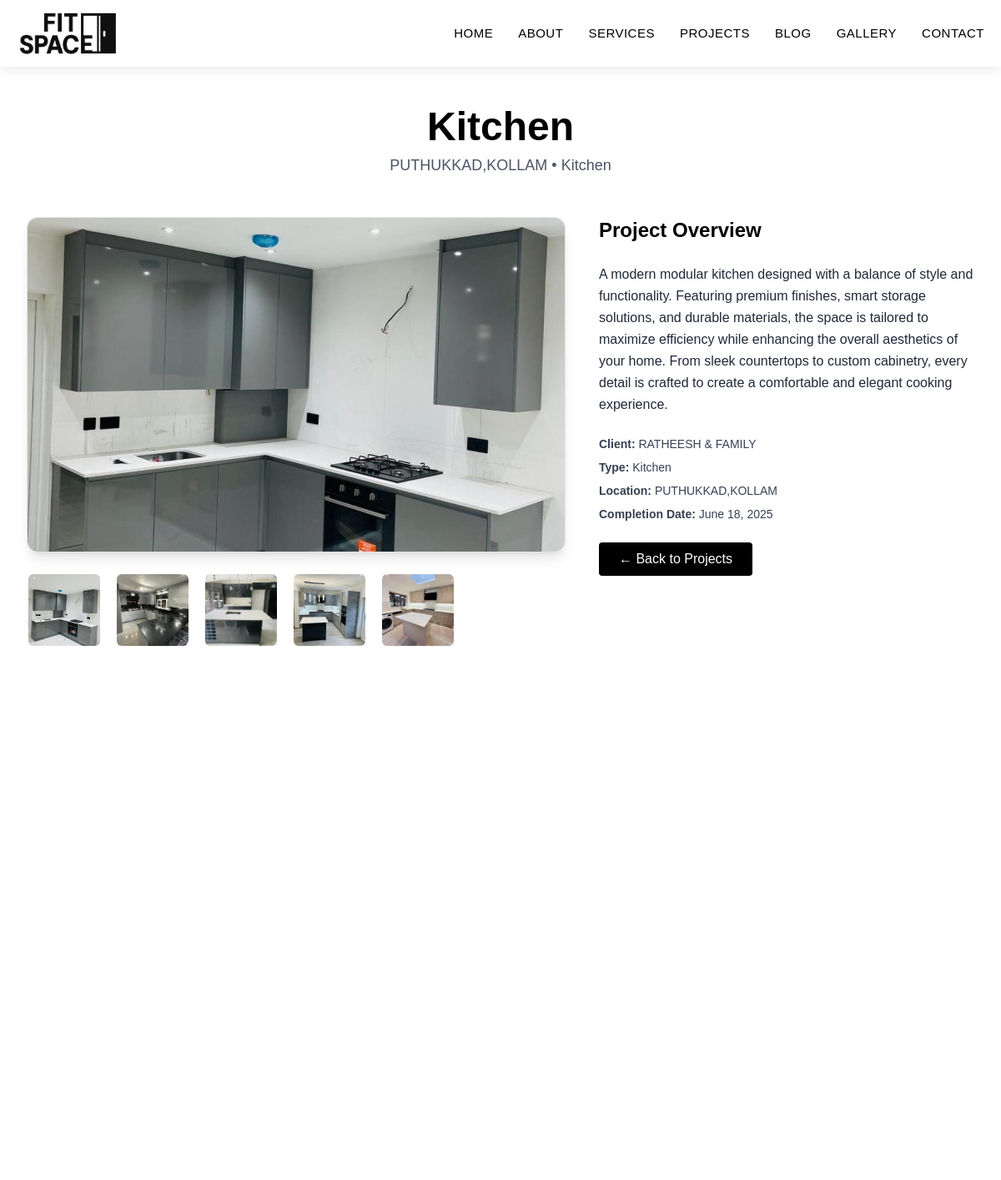
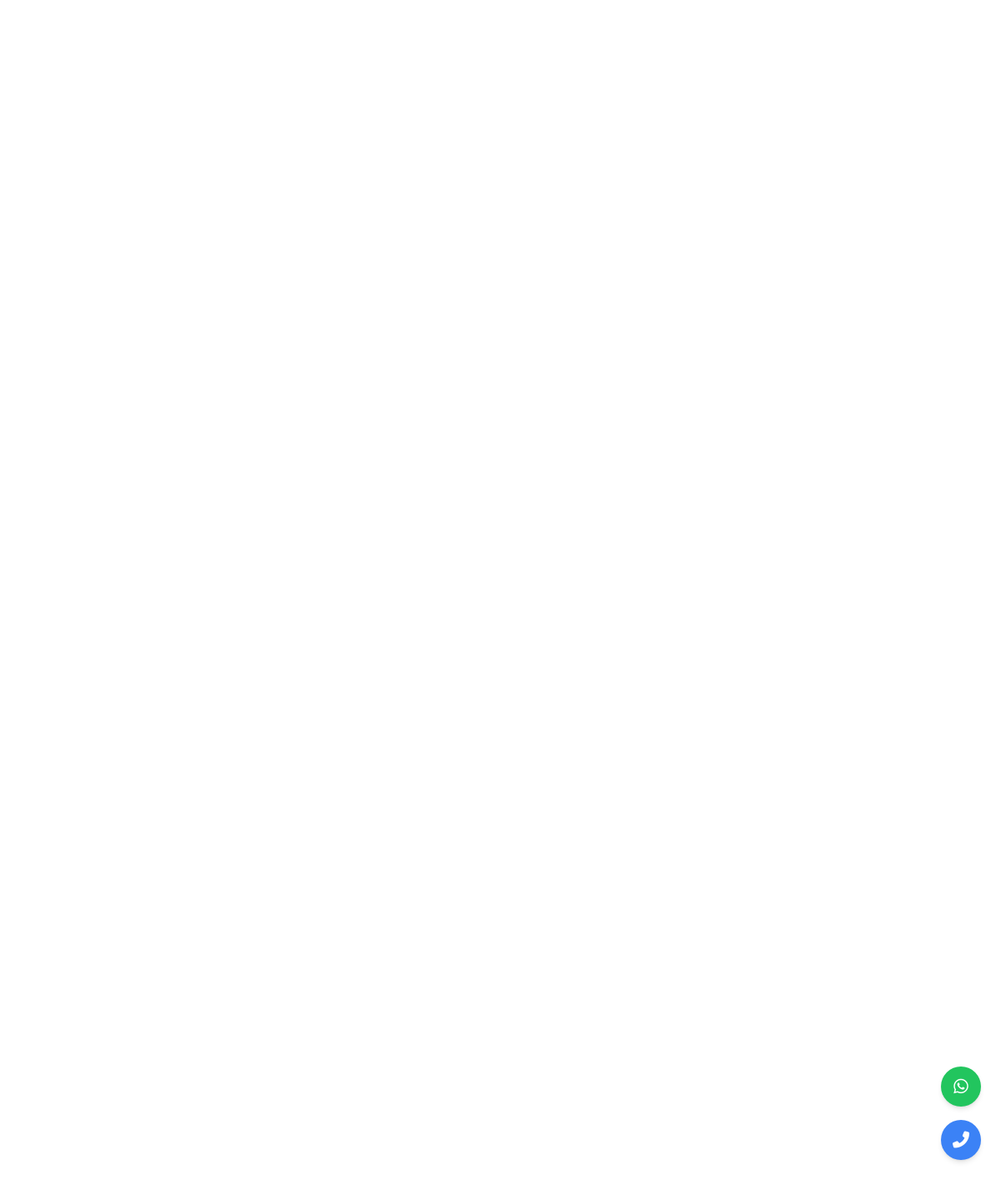
The page /project/details/2/ on the database its author committed (2 pictures, top to bottom).
### app/models.py (models this page shows, shortened)
class InteriorWork(models.Model):
    INTERIOR_TYPES = [
        ('Sliding Wardrobe', 'Sliding Wardrobe'),
        ('Media Wall', 'Media Wall'),
        ('Fitted Wardrobe', 'Fitted Wardrobe'),
        ('Fitted Kitchens', 'Fitted Kitchens'),
        ('Loft Wardrobes', 'Loft Wardrobes'),
        ('Home Office', 'Home Office'),
        ('Living Room', 'Living Room'),
        ('Bedroom', 'Bedroom'),
        ('Kitchen', 'Kitchen'),
        ('Office', 'Office'),
        ('Bathroom', 'Bathroom'),
        ('Dining Area', 'Dining Area'),
        ('Commercial Space', 'Commercial Space'),
    ]
    title = models.CharField(max_length=255)
    description = models.TextField()
    interior_type = models.CharField(max_length=50, choices=INTERIOR_TYPES)
    client_name = models.CharField(max_length=255, blank=True, null=True)
    location = models.CharField(max_length=255)
    completion_date = models.DateField()
    image1 = models.ImageField(upload_to='interior_works/', verbose_name='Main Image')
    image2 = models.ImageField(upload_to='interior_works/', blank=True, null=True)
    image3 = models.ImageField(upload_to='interior_works/', blank=True, null=True)
    image4 = models.ImageField(upload_to='interior_works/', blank=True, null=True)
    image5 = models.ImageField(upload_to='interior_works/', blank=True, null=True)
    created_at = models.DateTimeField(auto_now_add=True)

### app/views.py (the view)
# urls.py: path('project/details/<int:id>/',views.Projuct_details,name='project-details'),
def Projuct_details(request,id):
    projuct_details=get_object_or_404(InteriorWork,id=id)
    return render(request,'projuct-details.html',{'projuct':projuct_details})

### app/templates/projuct-details.html (shortened to what this page needs)
{% extends 'base.html' %}
{% load static %}
{% block content %}
<section class="bg-white text-black py-20 min-h-screen" data-aos="fade-up">
  <div class="max-w-7xl mx-auto px-4 sm:px-6 lg:px-8">
    <div class="text-center my-12">
      <h1 class="text-4xl md:text-5xl font-bold" data-aos="fade-down">{{ projuct.interior_type }}</h1>
      <p class="mt-2 text-lg text-gray-600" data-aos="fade-down" data-aos-delay="100">{{ projuct.location }} • {{ projuct.interior_type }}</p>
    </div>
    <div class="grid lg:grid-cols-12 gap-10">
      <div class="lg:col-span-7">
        <div class="border rounded-xl overflow-hidden shadow-lg mb-6" data-aos="fade-right">
          <img id="mainImage" src="{{ projuct.image1.url }}" alt="{{ projuct.title }}" class="w-full h-[400px] object-cover rounded-xl">
        </div>
        <div class="flex gap-4 flex-wrap justify-start">
          {% if projuct.image1 %}<img src="{{ projuct.image1.url }}" onclick="updateMainImage(this.src)" class="thumb-img">{% endif %}
          {% if projuct.image2 %}<img src="{{ projuct.image2.url }}" onclick="updateMainImage(this.src)" class="thumb-img">{% endif %}
          {% if projuct.image3 %}<img src="{{ projuct.image3.url }}" onclick="updateMainImage(this.src)" class="thumb-img">{% endif %}
          {% if projuct.image4 %}<img src="{{ projuct.image4.url }}" onclick="updateMainImage(this.src)" class="thumb-img">{% endif %}
          {% if projuct.image5 %}<img src="{{ projuct.image5.url }}" onclick="updateMainImage(this.src)" class="thumb-img">{% endif %}
        </div>
      </div>
      <div class="lg:col-span-5 space-y-6" data-aos="fade-right">
        <h2 class="text-2xl font-semibold">Project Overview</h2>
        <p class="text-gray-800 leading-relaxed">{{ projuct.description }}</p>
        <div class="space-y-2 text-sm text-gray-700">
          {% if projuct.client_name %}
          <p><strong>Client:</strong> {{ projuct.client_name }}</p>
          {% endif %}
          <p><strong>Type:</strong> {{ projuct.interior_type }}</p>
          <p><strong>Location:</strong> {{ projuct.location }}</p>
          <p><strong>Completion Date:</strong> {{ projuct.completion_date }}</p>
        </div>
        <a href="{% url 'project' %}" class="inline-block mt-4 px-6 py-2 bg-black text-white rounded hover:bg-gray-800 transition-all" data-aos="fade-left" data-aos-delay="300">
          ← Back to Projects
        </a>
      </div>
    </div>
  </div>
</section>
{% endblock %}

### static/css/base.css (style rules this page uses)
* { margin: 0; padding: 0; box-sizing: border-box; }
body { font-family: "Arial", sans-serif; line-height: 1.6; color: #333; overflow-x: hidden; user-select: none; }
html { scroll-behavior: smooth; }

### app/templates/projuct-details.html (style rules this page uses)
.thumb-img { width: 90px; height: 90px; object-fit: cover; border: 2px solid transparent; border-radius: 0.5rem; cursor: pointer; transition: 0.3s; }

### rows shown on the page
InteriorWork: interior_type "Kitchen", location "PUTHUKKAD,KOLLAM", image1 (picture), image2 (picture), image3 (picture), image4 (picture), image5 (picture), description "A modern modular kitchen designed with a balance of style and functionality. Featuring premium finishes, smart storage solutions, and durable materials, the space is tailored to maximize efficiency while enhancing the overall aesthetics of your home. From sleek countertops to custom cabinetry, every detail is crafted to create a comfortable and elegant cooking experience.", client_name "RATHEESH & FAMILY", completion_date "June 18, 2025"
